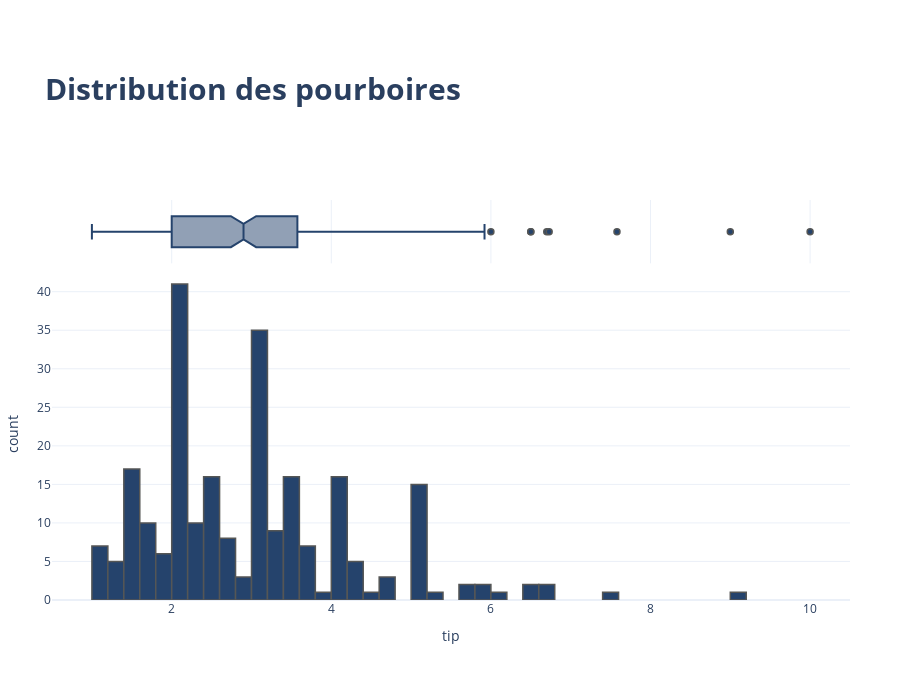

Notebook code for this chart:
### Code cell
fig = px.histogram(df, x="tip", nbins=50, marginal="box")
fig.update_traces(marker_color=colors["BLUE1"], marker_line_color=colors["GRAY3"], marker_line_width=1.5)
fig.update_layout(
    template="plotly_white",
    title=dict(
        text="<b>Distribution des pourboires</b>",
        font_size=30,
        ),
    margin=dict(
        l=50,
        r=50,
        b=100,
        t=200
    ),
    width=900,
    height=700,
    showlegend=False)
fig.show()

### Figure 1 — Plotly figure (JSON) as saved in the notebook; plotly's stock layout.template omitted (floating-point values rounded to 4 significant figures; data arrays with more than 128 entries replaced by an {"elided": "..."} marker saying what was removed)
{"data": [{"bingroup": "x", "hovertemplate": "tip=%{x}<br>count=%{y}<extra></extra>", "legendgroup": "", "marker": {"color": "#25436C", "line": {"color": "#555655", "width": 1.5}, "pattern": {"shape": ""}}, "name": "", "nbinsx": 50, "orientation": "v", "showlegend": false, "type": "histogram", "x": {"elided": "244 float values"}, "xaxis": "x", "yaxis": "y"}, {"hovertemplate": "tip=%{x}<extra></extra>", "legendgroup": "", "marker": {"color": "#25436C", "line": {"color": "#555655", "width": 1.5}}, "name": "", "notched": true, "showlegend": false, "type": "box", "x": {"elided": "244 float values"}, "xaxis": "x2", "yaxis": "y2"}], "layout": {"barmode": "relative", "height": 700, "legend": {"tracegroupgap": 0}, "margin": {"b": 100, "l": 50, "r": 50, "t": 200}, "showlegend": false, "title": {"font": {"size": 30}, "text": "<b>Distribution des pourboires</b>"}, "width": 900, "xaxis": {"anchor": "y", "domain": [0, 1], "title": {"text": "tip"}}, "xaxis2": {"anchor": "y2", "domain": [0, 1], "matches": "x", "showgrid": true, "showticklabels": false}, "yaxis": {"anchor": "x", "domain": [0, 0.8316], "title": {"text": "count"}}, "yaxis2": {"anchor": "x2", "domain": [0.8416, 1], "matches": "y2", "showgrid": false, "showline": false, "showticklabels": false, "ticks": ""}}}
